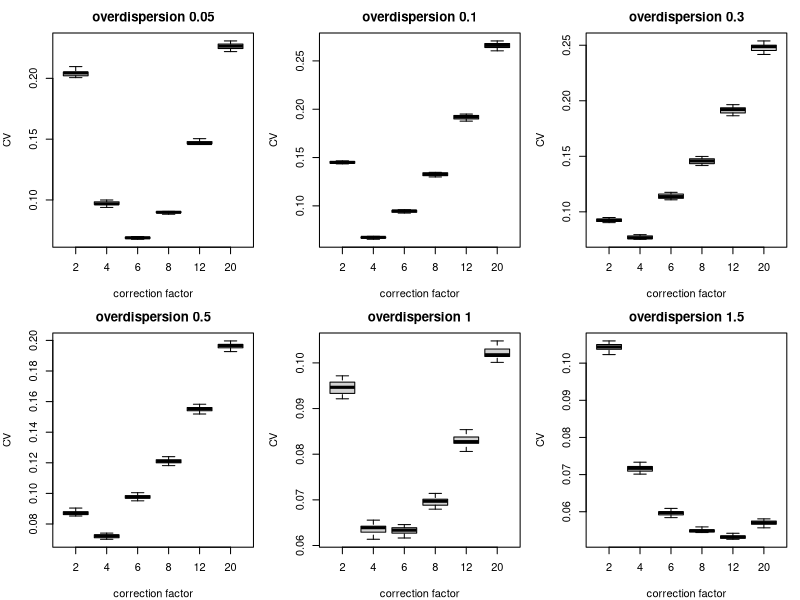
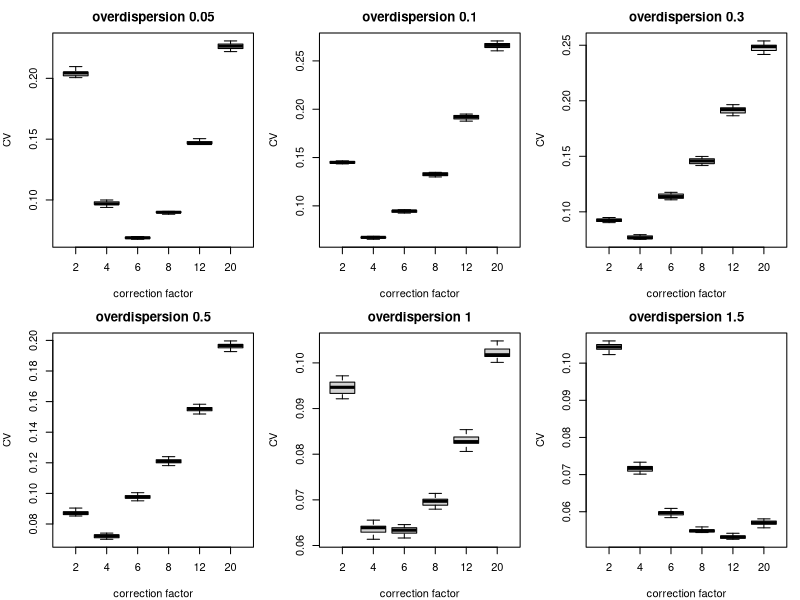

The R script that drew these images, in order:
#!/usr/bin/env Rscript
# Figure 6: Pseudocount simulation.
#
# Coefficient of variation (CV) of the per-gene variances, plotted against the
# "correction factor" cf for a range of negative-binomial overdispersions alpha.
# Genes are transformed with the shifted log  log(y/sf + c),  pseudocount
# c = 1/(cf * alpha); cf = 4 is the delta-method / Anscombe optimum c = 1/(4*alpha).
# A well-chosen pseudocount stabilises the variance (uniform per-gene variances ->
# low CV); too large (small cf) leaves the raw variance spread, too small (large cf)
# over-amplifies low-count genes -> the CV rises at both ends.
#
# NOTE: this is a reproduction of the original Fig 6 (whose generating script was
# not in the repo). The simulation parameters below (gene-mean distribution,
# n_genes/n_cells, replicates) were tuned to match the published panels closely;
# they are not the exact originals, so absolute CV values are approximate (~1.5x)
# while the shapes and the optimum location match.
#
# Usage:  Rscript pseudocount_simulation.R   (writes ../output/pseudocount_simulation.{pdf,png})

set.seed(1)

n_genes <- 2000L
n_cells <- 500L
n_rep   <- 15L
alphas  <- c(0.05, 0.1, 0.3, 0.5, 1, 1.5)
cfs     <- c(2, 4, 6, 8, 12, 20)

# CV of per-gene variances after the shifted-log transform log(Y/sf + c).
cv_gene_var <- function(Y, sf, c) {
  Tr <- log(sweep(Y, 2L, sf, "/") + c)
  v  <- apply(Tr, 1L, var)            # per-gene variance across cells
  sd(v) / mean(v)
}

results <- vector("list", length(alphas)); names(results) <- as.character(alphas)
for (a in alphas) {
  M <- matrix(NA_real_, n_rep, length(cfs))
  for (r in seq_len(n_rep)) {
    gene_mean <- 10^runif(n_genes, 0.5, 1.1)              # gene means ~3..13
    s         <- rep(1, n_cells)                          # no size-factor variation
    mu        <- outer(gene_mean, s)
    Y         <- matrix(rnbinom(n_genes * n_cells, mu = mu, size = 1 / a),
                        n_genes, n_cells)                 # Var = mu + alpha*mu^2
    keep <- rowSums(Y) > 0
    Y    <- Y[keep, , drop = FALSE]
    sf   <- colSums(Y); sf <- sf / mean(sf)
    for (j in seq_along(cfs)) M[r, j] <- cv_gene_var(Y, sf, c = 1 / (cfs[j] * a))
  }
  results[[as.character(a)]] <- M
}

render <- function(dev_open) {
  dev_open()
  par(mfrow = c(2, 3), mar = c(4, 4, 2.5, 1))
  for (a in alphas)
    boxplot(results[[as.character(a)]], names = cfs,
            main = paste("overdispersion", a),
            xlab = "correction factor", ylab = "CV", outline = FALSE)
  dev.off()
}
out <- file.path(dirname(sub("--file=", "", grep("--file=", commandArgs(FALSE), value = TRUE)[1])),
                 "..", "output")
if (!dir.exists(out)) out <- "../output"
render(function() pdf(file.path(out, "pseudocount_simulation.pdf"), width = 9, height = 6))
render(function() png(file.path(out, "pseudocount_simulation.png"), width = 9, height = 6,
                      units = "in", res = 150))
cat("wrote", file.path(out, "pseudocount_simulation.{pdf,png}"), "\n")
